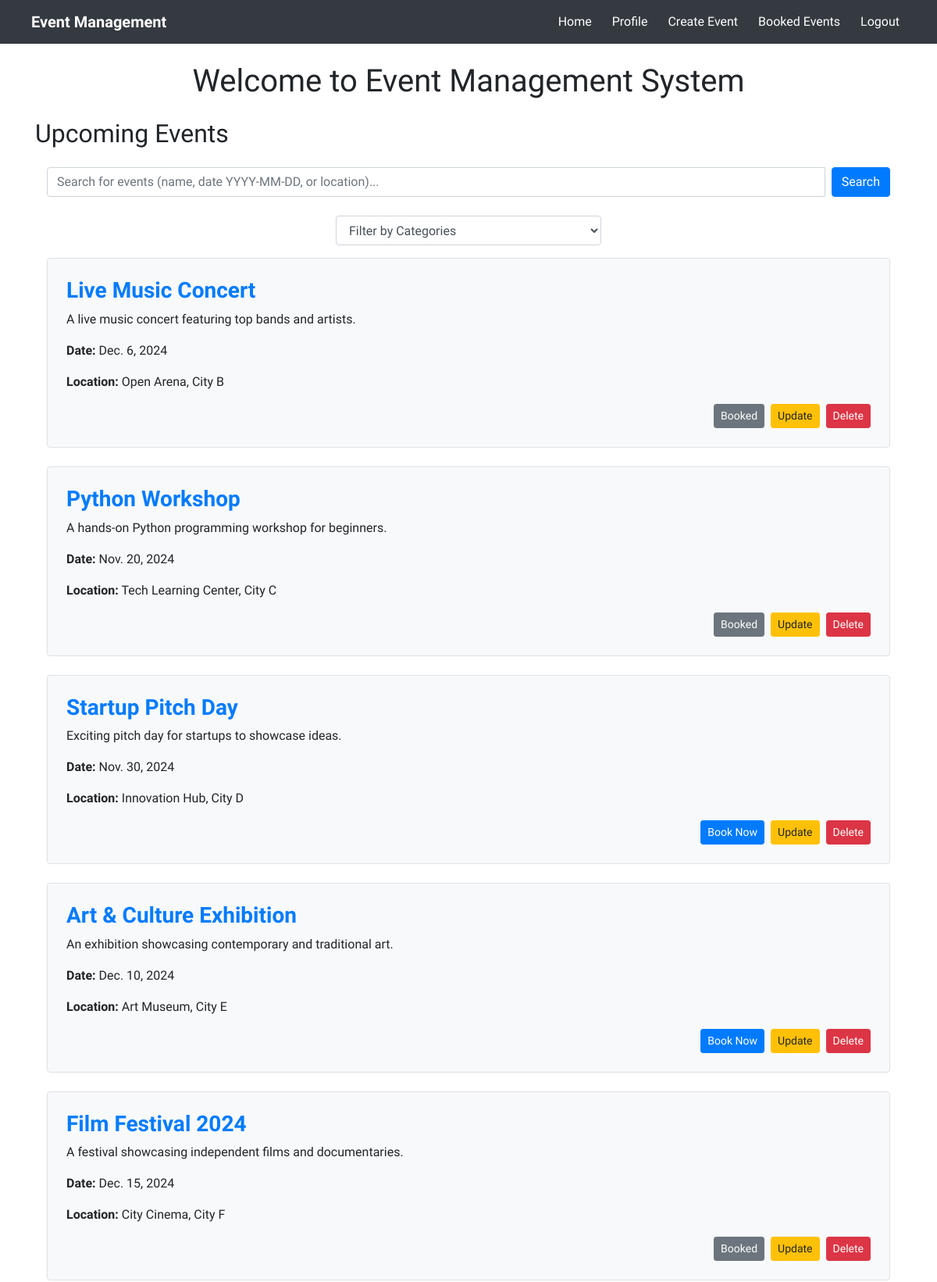
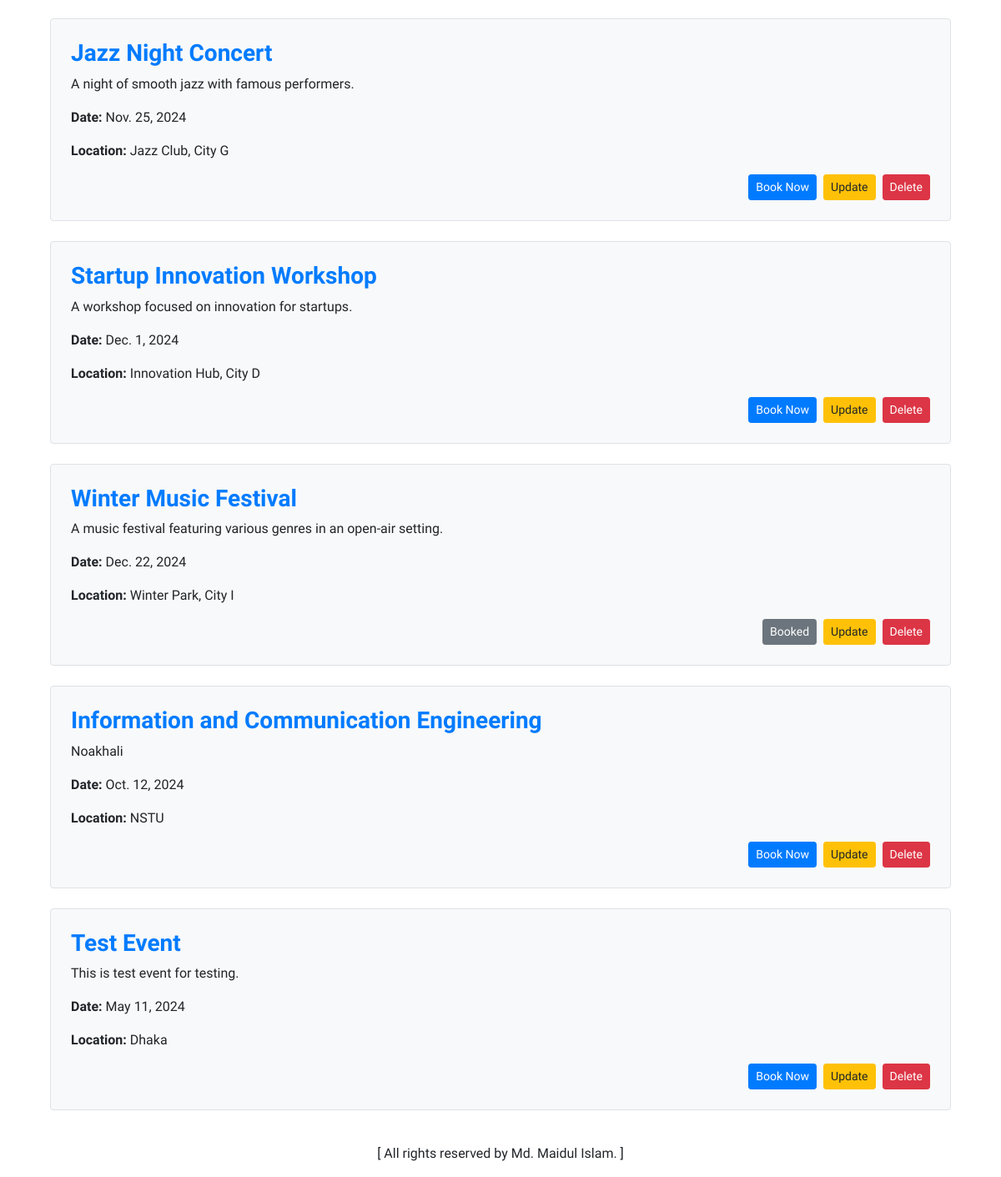
The app's page / (signed in) with its own data (2 pictures, top to bottom).
### event_app/models.py (models this page shows, shortened)
class Event(models.Model):
    name = models.CharField(max_length=200)
    description = models.TextField()
    date = models.DateField()
    location = models.CharField(max_length=200)
    category = models.ForeignKey(Category, on_delete=models.CASCADE)
    created_by = models.ForeignKey(User, on_delete=models.CASCADE)
    is_booked = models.BooleanField(default=False)  # New boolean field

### homepage_app/views.py (the view, shortened to what this page needs)
# urls.py: path('', views.homepage, name='homepage'),
def homepage(request):
    search_query = request.GET.get('query', '')
    selected_category_id = request.GET.get('category')
    categories = Category.objects.all()
    events = Event.objects.all()
    if selected_category_id:
        events = events.filter(category_id=selected_category_id)
    user_bookings = []
    if request.user.is_authenticated:
        user_bookings = Booking.objects.filter(user=request.user).values_list('event_id', flat=True)
    return render(request, 'homepage_app/homepage.html', {
        'events': events,
        'categories': categories,
        'selected_category_id': selected_category_id,
        'search_query': search_query,
        'user_bookings': user_bookings,
    })

### homepage_app/templates/homepage_app/homepage.html (shortened to what this page needs)
{% extends 'base.html' %}
{% block content %}
    <h1 class="text-center">Welcome to Event Management System</h1>
    <h2 class="my-4">Upcoming Events</h2>
    {% if events %}
        <div class="container">
            <form method="GET" class="mb-4">
                <div class="input-group">
                    <input type="text" name="query" value="{{ search_query }}" class="form-control" placeholder="Search for events (name, date YYYY-MM-DD, or location)...">
                    <button class="btn btn-primary ml-2" type="submit">Search</button>
                </div>
            </form>
            <div class="row justify-content-center mb-3">
                <div class="col-md-4">
                    <form method="get" action="{% url 'homepage' %}">
                        <select name="category" onchange="this.form.submit()" class="form-control">
                            <option value="">Filter by Categories</option>
                        </select>
                    </form>
                </div>
            </div>
            <div class="row">
                {% for event in events %}
                    <div class="col-12 mb-4">
                        <div class="p-4 border rounded bg-light">
                            <h3 class="text-primary"><b>{{ event.name }}</b></h3>
                            <p>{{ event.description|truncatewords:30 }}</p>
                            <p><strong>Date:</strong> {{ event.date }}</p>
                            <p><strong>Location:</strong> {{ event.location }}</p>
                            <div class="d-flex justify-content-end">
                                {% if user.is_authenticated %}
                                    {% if event.id in user_bookings %}
                                        <a href="{% url 'booked_events' %}" class="btn btn-secondary btn-sm mr-2">Booked</a>
                                    {% else %}
                                        <a href="{% url 'book_event' event.id %}" class="btn btn-primary btn-sm mr-2">Book Now</a>
                                    {% endif %}
                                    {% if event.created_by == user or user.is_staff %}
                                        <a href="{% url 'update_event' event.id %}" class="btn btn-warning btn-sm mr-2">Update</a>
                                        <a href="{% url 'delete_event' event.id %}" class="btn btn-danger btn-sm">Delete</a>
                                    {% endif %}
                                {% else %}
                                    <a href="{% url 'login' %}?next={% url 'homepage' %}" class="btn btn-primary btn-sm">Login to Book</a>
                                {% endif %}
                            </div>
                        </div>
                    </div>
                {% endfor %}
            </div>
        </div>
    {% else %}
        <p class="text-muted">No upcoming events available.</p>
    {% endif %}
{% endblock %}

### templates/base.html (style rules this page uses)
body, h1, h2, h3, p, a, .navbar-brand, .nav-link { font-family: "Oxanium", sans-serif; }

### records on screen
Event: name "Live Music Concert", description "A live music concert featuring top bands and artists.", date "Dec. 6, 2024", location "Open Arena, City B", shows "Booked", shows "Update"
Event: name "Python Workshop", description "A hands-on Python programming workshop for beginners.", date "Nov. 20, 2024", location "Tech Learning Center, City C", shows "Booked", shows "Update"
Event: name "Startup Pitch Day", description "Exciting pitch day for startups to showcase ideas.", date "Nov. 30, 2024", location "Innovation Hub, City D", shows "Book Now", shows "Update"
Event: name "Art & Culture Exhibition", description "An exhibition showcasing contemporary and traditional art.", date "Dec. 10, 2024", location "Art Museum, City E", shows "Book Now", shows "Update"
Event: name "Film Festival 2024", description "A festival showcasing independent films and documentaries.", date "Dec. 15, 2024", location "City Cinema, City F", shows "Booked", shows "Update"
Event: name "Jazz Night Concert", description "A night of smooth jazz with famous performers.", date "Nov. 25, 2024", location "Jazz Club, City G", shows "Book Now", shows "Update"
Event: name "Startup Innovation Workshop", description "A workshop focused on innovation for startups.", date "Dec. 1, 2024", location "Innovation Hub, City D", shows "Book Now", shows "Update"
Event: name "Winter Music Festival", description "A music festival featuring various genres in an open-air setting.", date "Dec. 22, 2024", location "Winter Park, City I", shows "Booked", shows "Update"
Event: name "Information and Communication Engineering", description "Noakhali", date "Oct. 12, 2024", location "NSTU", shows "Book Now", shows "Update"
Event: name "Test Event", description "This is test event for testing.", date "May 11, 2024", location "Dhaka", shows "Book Now", shows "Update"
